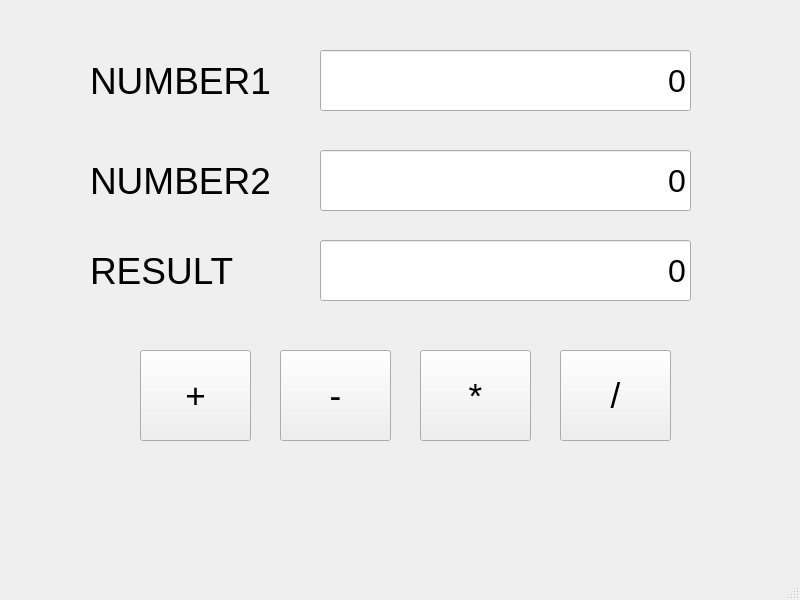
<?xml version="1.0" encoding="UTF-8"?>
<ui version="4.0">
 <class>MainWindow</class>
 <widget class="QMainWindow" name="MainWindow">
  <property name="geometry">
   <rect>
    <x>0</x>
    <y>0</y>
    <width>800</width>
    <height>600</height>
   </rect>
  </property>
  <property name="windowTitle">
   <string>MainWindow</string>
  </property>
  <widget class="QWidget" name="centralwidget">
   <widget class="QLineEdit" name="lineEdit">
    <property name="geometry">
     <rect>
      <x>320</x>
      <y>50</y>
      <width>371</width>
      <height>61</height>
     </rect>
    </property>
    <property name="font">
     <font>
      <pointsize>24</pointsize>
     </font>
    </property>
    <property name="text">
     <string>0</string>
    </property>
    <property name="alignment">
     <set>Qt::AlignRight|Qt::AlignTrailing|Qt::AlignVCenter</set>
    </property>
   </widget>
   <widget class="QLabel" name="label">
    <property name="geometry">
     <rect>
      <x>90</x>
      <y>40</y>
      <width>221</width>
      <height>81</height>
     </rect>
    </property>
    <property name="font">
     <font>
      <pointsize>28</pointsize>
     </font>
    </property>
    <property name="text">
     <string>NUMBER1</string>
    </property>
   </widget>
   <widget class="QLabel" name="label_2">
    <property name="geometry">
     <rect>
      <x>90</x>
      <y>140</y>
      <width>221</width>
      <height>81</height>
     </rect>
    </property>
    <property name="font">
     <font>
      <pointsize>28</pointsize>
     </font>
    </property>
    <property name="text">
     <string>NUMBER2</string>
    </property>
   </widget>
   <widget class="QLineEdit" name="lineEdit_2">
    <property name="geometry">
     <rect>
      <x>320</x>
      <y>150</y>
      <width>371</width>
      <height>61</height>
     </rect>
    </property>
    <property name="font">
     <font>
      <pointsize>24</pointsize>
     </font>
    </property>
    <property name="text">
     <string>0</string>
    </property>
    <property name="alignment">
     <set>Qt::AlignRight|Qt::AlignTrailing|Qt::AlignVCenter</set>
    </property>
   </widget>
   <widget class="QLineEdit" name="lineEdit_3">
    <property name="geometry">
     <rect>
      <x>320</x>
      <y>240</y>
      <width>371</width>
      <height>61</height>
     </rect>
    </property>
    <property name="font">
     <font>
      <pointsize>24</pointsize>
     </font>
    </property>
    <property name="text">
     <string>0</string>
    </property>
    <property name="alignment">
     <set>Qt::AlignRight|Qt::AlignTrailing|Qt::AlignVCenter</set>
    </property>
   </widget>
   <widget class="QLabel" name="label_3">
    <property name="geometry">
     <rect>
      <x>90</x>
      <y>230</y>
      <width>221</width>
      <height>81</height>
     </rect>
    </property>
    <property name="font">
     <font>
      <pointsize>28</pointsize>
     </font>
    </property>
    <property name="text">
     <string>RESULT</string>
    </property>
   </widget>
   <widget class="QPushButton" name="pushButton">
    <property name="geometry">
     <rect>
      <x>140</x>
      <y>350</y>
      <width>111</width>
      <height>91</height>
     </rect>
    </property>
    <property name="font">
     <font>
      <pointsize>26</pointsize>
     </font>
    </property>
    <property name="text">
     <string>+</string>
    </property>
   </widget>
   <widget class="QPushButton" name="pushButton_2">
    <property name="geometry">
     <rect>
      <x>280</x>
      <y>350</y>
      <width>111</width>
      <height>91</height>
     </rect>
    </property>
    <property name="font">
     <font>
      <pointsize>26</pointsize>
     </font>
    </property>
    <property name="text">
     <string>-</string>
    </property>
   </widget>
   <widget class="QPushButton" name="pushButton_3">
    <property name="geometry">
     <rect>
      <x>420</x>
      <y>350</y>
      <width>111</width>
      <height>91</height>
     </rect>
    </property>
    <property name="font">
     <font>
      <pointsize>26</pointsize>
     </font>
    </property>
    <property name="text">
     <string>*</string>
    </property>
   </widget>
   <widget class="QPushButton" name="pushButton_4">
    <property name="geometry">
     <rect>
      <x>560</x>
      <y>350</y>
      <width>111</width>
      <height>91</height>
     </rect>
    </property>
    <property name="font">
     <font>
      <pointsize>26</pointsize>
     </font>
    </property>
    <property name="text">
     <string>/</string>
    </property>
   </widget>
  </widget>
  <widget class="QMenuBar" name="menubar">
   <property name="geometry">
    <rect>
     <x>0</x>
     <y>0</y>
     <width>800</width>
     <height>21</height>
    </rect>
   </property>
  </widget>
  <widget class="QStatusBar" name="statusbar"/>
 </widget>
 <resources/>
 <connections/>
</ui>
